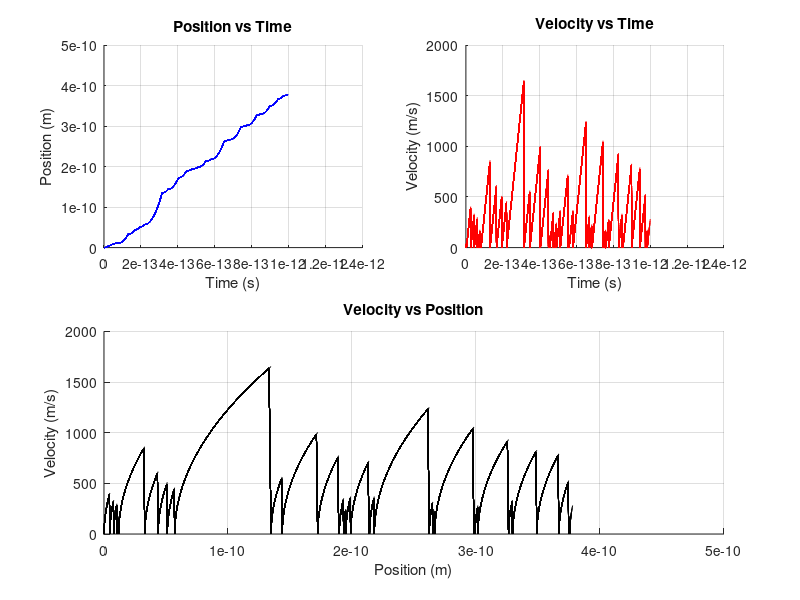

Source code (MATLAB): (Note: this script raises an error after producing the figure.)
% Constants
e = 1.602176634e-19;      % Electron charge (C)
m_e = 9.10938356e-31;     % Electron mass (kg)

% Simulation Parameters
dt = 1e-15;               % Time step (s)
t_max = 1e-12;            % Total simulation time (s)
E = 1e5;                  % Electric field (V/m)
scatter_prob = 0.05;      % Probability of scattering at each time step

% Time Array
t = 0:dt:t_max;           
num_steps = length(t);

% Initialize Arrays
x = zeros(1, num_steps);  % Position (m)
v = zeros(1, num_steps);  % Velocity (m/s)

% Acceleration (constant)
a = (e * E) / m_e;

% Initialize Figure
fig = figure('Name','1D Electron Simulation with Scattering','NumberTitle','off');

subplot(2,2,1); % Position vs Time
xlabel('Time (s)'); ylabel('Position (m)');
title('Position vs Time'); grid on; hold on;

subplot(2,2,2); % Velocity vs Time
xlabel('Time (s)'); ylabel('Velocity (m/s)');
title('Velocity vs Time'); grid on; hold on;

subplot(2,2,[3 4]); % Velocity vs Position (Phase Space)
xlabel('Position (m)'); ylabel('Velocity (m/s)');
title('Velocity vs Position'); grid on; hold on;

% Simulation Loop with Scattering and Animation
for n = 2:num_steps
    % Check for scattering
    if rand() < scatter_prob
        v(n-1) = 0;  % Scattered, zero previous velocity
    end

    % Update velocity and position
    v(n) = v(n-1) + a * dt;
    x(n) = x(n-1) + v(n-1) * dt + 0.5 * a * dt^2;

    % Plot Updates
    subplot(2,2,1); plot(t(1:n), x(1:n), 'b'); drawnow;
    subplot(2,2,2); plot(t(1:n), v(1:n), 'r'); drawnow;
    subplot(2,2,[3 4]); plot(x(1:n), v(1:n), 'k'); drawnow;
end

% Calculate and Display Drift Velocity
v_drift = x(end) / t(end);
sgtitle(sprintf('Drift Velocity = %.2e m/s', v_drift), 'FontWeight', 'bold');
